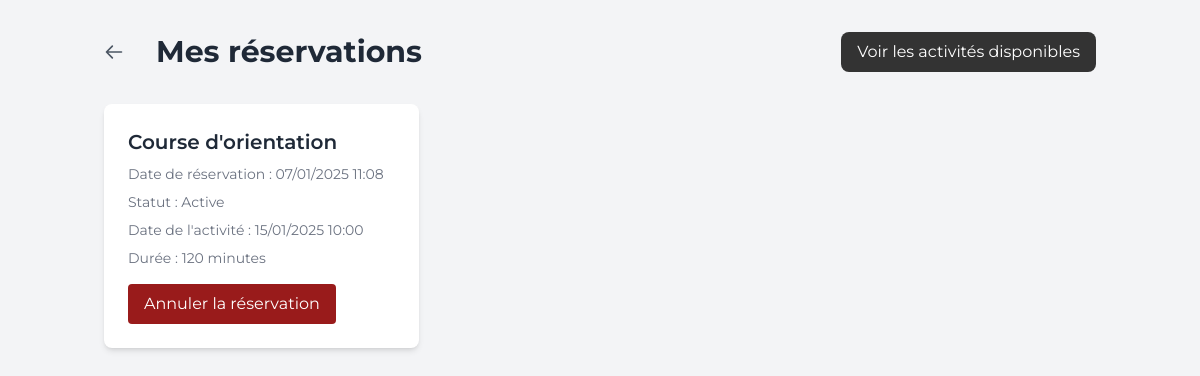
Page /reservations (signed in) on the committed database.
### tables this page shows
CREATE TABLE `reservations` (
  `id` int NOT NULL,
  `user_id` int NOT NULL,
  `activite_id` int NOT NULL,
  `date_reservation` datetime DEFAULT CURRENT_TIMESTAMP,
  `etat` tinyint(1) DEFAULT '1'
);

CREATE TABLE `activities` (
  `id` int NOT NULL,
  `nom` varchar(100) NOT NULL,
  `type_id` int NOT NULL,
  `places_disponibles` int NOT NULL,
  `description` text,
  `image_url` varchar(255) DEFAULT NULL,
  `datetime_debut` datetime NOT NULL,
  `duree` int NOT NULL
);

### app/utils/Render.php (called while the page is built, shortened)
<?php
trait Render
{
    public function renderView(string $view, array $data = [], string $layout = 'main')
    {
        extract($data);
        $rootPath = dirname(dirname(__DIR__));
        $viewPath = $rootPath . '/app/views/' . $view . '.php';
        if (file_exists($viewPath)) {
            require_once $viewPath;
        } else {
            throw new Exception("Vue {$view} introuvable à l'emplacement : {$viewPath}");
        }
    }
}

### app/controllers/ReservationsController.php (called while the page is built, shortened)
<?php
require_once './app/models/ReservationModel.php';
require_once './app/utils/Render.php';
class ReservationsController
{
    private ReservationModel $reservationModel;
    public function __construct()
    {
        $this->reservationModel = new ReservationModel();
    }
    public function index()
    {
        $userId = $_SESSION['user']['id'];
        $isAdmin = isset($_SESSION['user']) && $_SESSION['user']['role'] === 'admin';
        $reservations = $this->reservationModel->getReservationsByUserId($userId);
        $this->renderView('reservations/index', [
            'title' => 'Mes Réservations',
            'reservations' => $reservations,
            'isAdmin' => $isAdmin
        ], 'reservations');
    }
}

### app/utils/Router.php (called while the page is built, shortened)
<?php
require_once './app/controllers/ReservationsController.php';
class Router
{
    public function dispatch($url)
    {
        $url = trim($url, '/');
        if ($this->handleReservationsRoutes($url)) {
            return;
        }
    }
    private function handleReservationsRoutes($url)
    {
        if (strpos($url, 'reservations') === 0) {
            $reservationController = new ReservationsController();
            if ($url === 'reservations') {
                $reservationController->index();
                return true;
            }
        }
        return false;
    }
}

### index.php (called while the page is built, shortened)
<?php
require_once 'app/utils/Router.php';
$router = new Router();
$router->dispatch($_SERVER['REQUEST_URI']);

### app/utils/Bdd.php (called while the page is built, shortened)
<?php
abstract class Bdd
{
    private function connect(): void
    {
        try {
            $this->db = new PDO(
                'mysql:host=' . $_ENV['db_host'] . ';dbname=' . $_ENV['db_name'],
                $_ENV['db_user'],
                $_ENV['db_pwd'],
                [
                    PDO::ATTR_ERRMODE => PDO::ERRMODE_EXCEPTION,
                    PDO::ATTR_DEFAULT_FETCH_MODE => PDO::FETCH_ASSOC,
                ]
            );
        } catch (PDOException $e) {
            die('Erreur de connexion : ' . $e->getMessage());
        }
    }
}

### app/models/ReservationModel.php (called while the page is built, shortened)
<?php
require_once './app/utils/Bdd.php';
require_once './app/orms/Reservation.php';
class ReservationModel extends Bdd
{
    public function getReservationsByUserId(int $userId): array
    {
        try {
            $stmt = $this->db->prepare(
                'SELECT r.*, a.nom as activite_nom, a.description, a.datetime_debut, a.duree
                 FROM reservations r
                 JOIN activities a ON r.activite_id = a.id
                 WHERE r.user_id = :user_id
                 AND r.etat = 1',
            );
            $stmt->execute(['user_id' => $userId]);
            return $stmt->fetchAll(PDO::FETCH_CLASS, 'Reservation');
        } catch (PDOException $e) {
            error_log($e->getMessage());
            return [];
        }
    }
}

### app/orms/Reservation.php (called while the page is built, shortened)
<?php
class Reservation
{
    private int $id;
    private string $date_reservation;
    private int $etat;
    private ?string $activite_nom;
    private ?string $datetime_debut;
    private ?int $duree;
    public function getId(): int
    {
        return $this->id;
    }
    public function getDateReservation(): string
    {
        return $this->date_reservation;
    }
    public function getEtat(): bool
    {
        return (bool) $this->etat;
    }
    public function getActiviteNom(): ?string
    {
        return $this->activite_nom;
    }
    public function getDatetimeDebut(): ?string
    {
        return $this->datetime_debut;
    }
    public function getDuree(): ?int
    {
        return $this->duree;
    }
}

### app/views/reservations/index.php (the view, shortened to what this page needs)
<div class="flex justify-between items-center mb-8">
    <div class="flex items-center gap-6">
    <?php if ($isAdmin): ?>
        <a href="/dashboard" class="inline-flex items-center text-gray-600 hover:text-gray-800">
            <svg class="w-5 h-5 mr-2" fill="none" stroke="currentColor" viewBox="0 0 24 24">
                <path stroke-linecap="round" stroke-linejoin="round" stroke-width="2" d="M10 19l-7-7m0 0l7-7m-7 7h18"/>
            </svg>
        </a>
    <?php endif; ?>
        <h1 class="text-3xl font-bold text-gray-800">Mes réservations</h1>
    </div>
    <a href="/activities" class="bg-black text-white px-4 py-2 rounded-lg hover:bg-darkgray transition-colors">
        Voir les activités disponibles
    </a>
</div>
<div class="grid grid-cols-1 md:grid-cols-2 lg:grid-cols-3 gap-6">
    <?php if (!empty($reservations)): ?>
        <?php foreach ($reservations as $reservation): ?>
            <div class="bg-white rounded-lg shadow-md overflow-hidden">
                <div class="p-6">
                    <h2 class="text-xl font-semibold text-gray-800 mb-2">
                        <?= htmlspecialchars($reservation->getActiviteNom()) ?>
                    </h2>
                    <div class="space-y-2 text-sm text-gray-500 mb-4">
                        <p>Date de réservation : <?= date(
                            'd/m/Y H:i',
                            strtotime($reservation->getDateReservation()),
                        ) ?></p>
                        <p>Statut : <?= $reservation->getEtat() ? 'Active' : 'Annulée' ?></p>
                        <p>Date de l'activité : <?= date(
                            'd/m/Y H:i',
                            strtotime($reservation->getDatetimeDebut()),
                        ) ?></p>
                        <p>Durée : <?= $reservation->getDuree() ?> minutes</p>
                    </div>
                    <?php if ($reservation->getEtat()): ?>
                        <form action="/reservations/cancel/<?= $reservation->getId() ?>"
                              method="POST"
                              class="inline-block"
                              onsubmit="return confirm('Êtes-vous sûr de vouloir annuler cette réservation ?');">
                            <button type="submit"
                                    class="bg-red-800 text-white px-4 py-2 rounded hover:bg-darkgray transition-colors">
                                Annuler la réservation
                            </button>
                        </form>
                    <?php endif; ?>
                </div>
            </div>
        <?php endforeach; ?>
    <?php else: ?>
        <div class="col-span-3 text-center text-gray-500">
            Aucune réservation trouvée
        </div>
    <?php endif; ?>
</div>

### rows in the picture
reservations: activite.nom "Course d'orientation", date_reservation "07/01/2025 11:08", etat "Active", activite.datetime_debut "15/01/2025 10:00", activite.duree "120"
